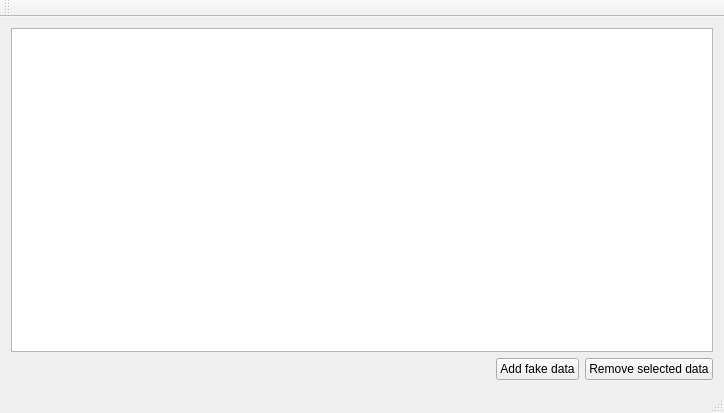
<?xml version="1.0" encoding="UTF-8"?>
<ui version="4.0">
 <class>MainWindow</class>
 <widget class="QMainWindow" name="MainWindow">
  <property name="geometry">
   <rect>
    <x>0</x>
    <y>0</y>
    <width>724</width>
    <height>413</height>
   </rect>
  </property>
  <property name="windowTitle">
   <string>MainWindow</string>
  </property>
  <widget class="QWidget" name="centralWidget">
   <layout class="QVBoxLayout" name="verticalLayout">
    <item>
     <widget class="QTableView" name="tableView"/>
    </item>
    <item>
     <layout class="QHBoxLayout" name="horizontalLayout">
      <item>
       <spacer name="horizontalSpacer">
        <property name="orientation">
         <enum>Qt::Horizontal</enum>
        </property>
        <property name="sizeHint" stdset="0">
         <size>
          <width>40</width>
          <height>20</height>
         </size>
        </property>
       </spacer>
      </item>
      <item>
       <widget class="QPushButton" name="btnAdd">
        <property name="text">
         <string>Add fake data</string>
        </property>
       </widget>
      </item>
      <item>
       <widget class="QPushButton" name="btnRemove">
        <property name="text">
         <string>Remove selected data</string>
        </property>
       </widget>
      </item>
     </layout>
    </item>
   </layout>
  </widget>
  <widget class="QMenuBar" name="menuBar">
   <property name="geometry">
    <rect>
     <x>0</x>
     <y>0</y>
     <width>724</width>
     <height>22</height>
    </rect>
   </property>
  </widget>
  <widget class="QToolBar" name="mainToolBar">
   <attribute name="toolBarArea">
    <enum>TopToolBarArea</enum>
   </attribute>
   <attribute name="toolBarBreak">
    <bool>false</bool>
   </attribute>
  </widget>
  <widget class="QStatusBar" name="statusBar"/>
 </widget>
 <layoutdefault spacing="6" margin="11"/>
 <resources/>
 <connections/>
</ui>
